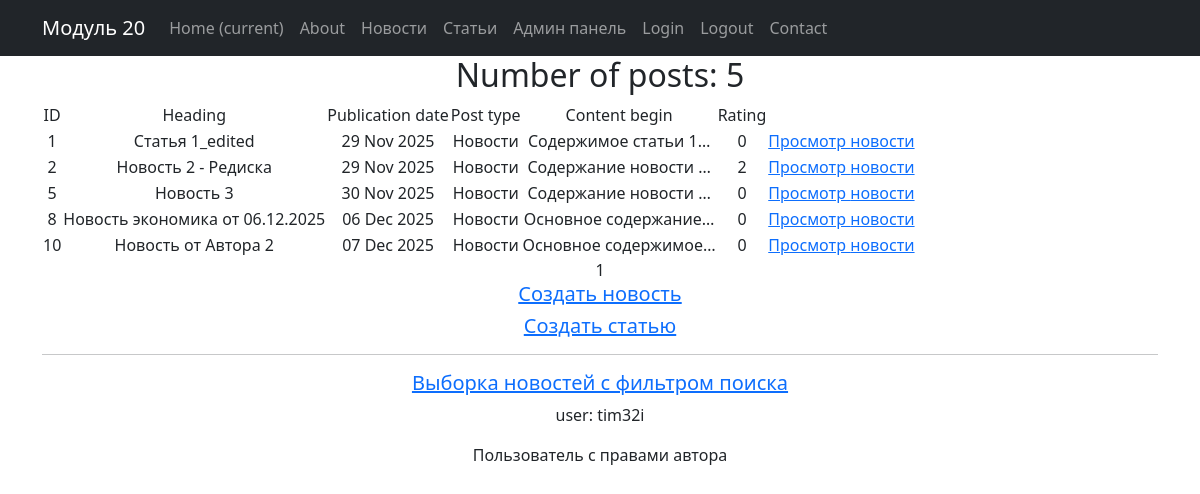
The app's page /news/ (signed in) with its own data.
### app_NewsPortal_module20/models.py (models this page shows, shortened)
class Post(models.Model):
    TYPE_POST = [
        ('N', "Новости"),
        ('A', "Статья"),
    ]
    type_post = models.CharField(max_length=1, choices=TYPE_POST, default='A')
    time_create = models.DateTimeField(auto_now_add=True)
    post_title = models.CharField(max_length=255)
    post_content = models.TextField()
    post_rating = models.IntegerField(default=0)
    author = models.ForeignKey(Author, on_delete=models.CASCADE)
    post_category = models.ManyToManyField(Category, through='PostCategory')

### app_NewsPortal_module20/views.py (the view)
class NewsListView(ListView):
    model = Post
    ordering = '-time_create'
    template_name = 'posts.html'
    context_object_name = 'posts'
    paginate_by = 10
    def get_queryset(self):
        return Post.objects.filter(type_post='N')

### templates/posts.html (shortened to what this page needs)
{% extends 'flatpages/default.html' %}
{% load custom_filters %}
{% load custom_tags %}
{% block content %}
<h2>Number of posts: {{posts|length}}</h2>
<table>
    <tr>
        <td>ID</td>
        <td>Heading</td>
        <td>Publication date</td>
        <td>Post type</td>
        <td>Content begin</td>
        <td>Rating</td>
    </tr>
    {% for post in posts %}
    <tr>
        <td>{{ post.pk  }}</td>
        <td>{{ post.post_title }}</td>
        <td>{{ post.time_create|date:'d M Y'}}</td>
        <td>{{ post.get_type_post_display }}</td>
        <td>{{ post.post_content|truncatechars:20|censor }}</td>
        <td>{{ post.post_rating }}</td>
        <td> <a href="/news/{{post.pk}}">
                 Просмотр {% if post.type_post == 'A' %}статьи{%else%}новости{% endif %}
             </a>
        </td>
    </tr>
    {% endfor %}
</table>
   {{ page_obj.number }}
    <h5>
        <a href="/news/create">Создать новость</a>
    </h5>
     <h5>
        <a href="/articles/create">Создать статью</a>
    </h5>
<hr>
<h5>
        <a href="/news/search">
            Выборка новостей с фильтром поиска
        </a>
</h5>
<p>
    user: {{ request.user }}
</p>
{% if not perms.app_NewsPortal_module20.add_post%}
    <p>
        <a href="/accounts/upgrade_to_author">Хочу быть автором</a>
    </p>
{% else %}
    <p>
        Пользователь с правами автора</a>
    </p>
{% endif %}
{% endblock content %}

### records on screen
Post: pk "1", post_title "Статья 1_edited", time_create "29 Nov 2025", type_post "Новости", post_content|censor "Содержимое статьи 1…", post_rating "0", shows "новости"
Post: pk "2", post_title "Новость 2 - Редиска", time_create "29 Nov 2025", type_post "Новости", post_content|censor "Содержание новости …", post_rating "2"
Post: pk "5", post_title "Новость 3", time_create "30 Nov 2025", type_post "Новости", post_content|censor "Содержание новости …", post_rating "0"
Post: pk "8", post_title "Новость экономика от 06.12.2025", time_create "06 Dec 2025", type_post "Новости", post_content|censor "Основное содержание…", post_rating "0", shows "новости"
Post: pk "10", post_title "Новость от Автора 2", time_create "07 Dec 2025", type_post "Новости", post_content|censor "Основное содержимое…", post_rating "0", shows "новости"

### other values on screen
{{ posts|length }} "5"
{{ page_obj.number }} "1"
{{ request.user }} "tim32i"
